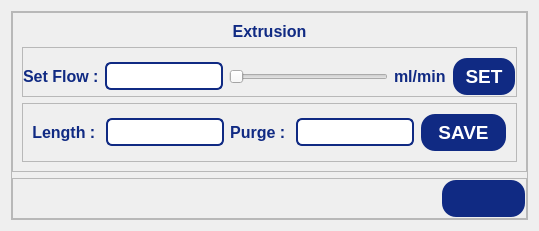
                         <widget class="QWidget" name="extrusionPpage">
                          <layout class="QHBoxLayout" name="horizontalLayout_42">
                           <item>
                            <widget class="QFrame" name="pressureFrame">
                             <property name="frameShape">
                              <enum>QFrame::Shape::StyledPanel</enum>
                             </property>
                             <property name="frameShadow">
                              <enum>QFrame::Shadow::Raised</enum>
                             </property>
                             <layout class="QVBoxLayout" name="verticalLayout_60">
                              <property name="leftMargin">
                               <number>0</number>
                              </property>
                              <property name="topMargin">
                               <number>0</number>
                              </property>
                              <property name="rightMargin">
                               <number>0</number>
                              </property>
                              <property name="bottomMargin">
                               <number>0</number>
                              </property>
                              <item>
                               <widget class="QFrame" name="printheadFrame_4">
                                <property name="frameShape">
                                 <enum>QFrame::Shape::StyledPanel</enum>
                                </property>
                                <property name="frameShadow">
                                 <enum>QFrame::Shadow::Raised</enum>
                                </property>
                                <layout class="QVBoxLayout" name="verticalLayout_61">
                                 <item>
                                  <widget class="QLabel" name="label_38">
                                   <property name="minimumSize">
                                    <size>
                                     <width>0</width>
                                     <height>15</height>
                                    </size>
                                   </property>
                                   <property name="font">
                                    <font>
                                     <pointsize>12</pointsize>
                                     <bold>true</bold>
                                    </font>
                                   </property>
                                   <property name="styleSheet">
                                    <string notr="true">QLabel {
    color: rgb(16, 42, 131);
}</string>
                                   </property>
                                   <property name="text">
                                    <string>Extrusion</string>
                                   </property>
                                   <property name="alignment">
                                    <set>Qt::AlignmentFlag::AlignCenter</set>
                                   </property>
                                  </widget>
                                 </item>
                                 <item>
                                  <widget class="QFrame" name="frame_27">
                                   <property name="sizePolicy">
                                    <sizepolicy hsizetype="Expanding" vsizetype="Expanding">
                                     <horstretch>0</horstretch>
                                     <verstretch>0</verstretch>
                                    </sizepolicy>
                                   </property>
                                   <property name="minimumSize">
                                    <size>
                                     <width>0</width>
                                     <height>35</height>
                                    </size>
                                   </property>
                                   <property name="frameShape">
                                    <enum>QFrame::Shape::StyledPanel</enum>
                                   </property>
                                   <property name="frameShadow">
                                    <enum>QFrame::Shadow::Raised</enum>
                                   </property>
                                   <layout class="QHBoxLayout" name="horizontalLayout_62" stretch="1,0,5,0,2">
                                    <property name="leftMargin">
                                     <number>0</number>
                                    </property>
                                    <property name="rightMargin">
                                     <number>0</number>
                                    </property>
                                    <property name="bottomMargin">
                                     <number>0</number>
                                    </property>
                                    <item>
                                     <widget class="QLabel" name="label_40">
                                      <property name="font">
                                       <font>
                                        <pointsize>12</pointsize>
                                        <bold>true</bold>
                                       </font>
                                      </property>
                                      <property name="styleSheet">
                                       <string notr="true">QLabel {
    color: rgb(16, 42, 131);
}</string>
                                      </property>
                                      <property name="text">
                                       <string>Set Flow :</string>
                                      </property>
                                     </widget>
                                    </item>
                                    <item>
                                     <widget class="QLineEdit" name="prsetLineEdit">
                                      <property name="styleSheet">
                                       <string notr="true">QLineEdit {
    border: 2px solid #102a83;
    border-radius: 6px;       /* Optional: for rounded corners */
    padding: 4px;             /* Optional: inner spacing */
    color: #102a83;           /* Text color inside the line edit */
}
</string>
                                      </property>
                                     </widget>
                                    </item>
                                    <item>
                                     <widget class="QSlider" name="preHorizontalSlider">
                                      <property name="orientation">
                                       <enum>Qt::Orientation::Horizontal</enum>
                                      </property>
                                     </widget>
                                    </item>
                                    <item>
                                     <widget class="QLabel" name="label_43">
                                      <property name="font">
                                       <font>
                                        <pointsize>12</pointsize>
                                        <bold>true</bold>
                                       </font>
                                      </property>
                                      <property name="styleSheet">
                                       <string notr="true">QLabel {
    color: rgb(16, 42, 131);
}</string>
                                      </property>
                                      <property name="text">
                                       <string>ml/min</string>
                                      </property>
                                     </widget>
                                    </item>
                                    <item>
                                     <widget class="QPushButton" name="prsetPushButton">
                                      <property name="enabled">
                                       <bool>true</bool>
                                      </property>
                                      <property name="sizePolicy">
                                       <sizepolicy hsizetype="Expanding" vsizetype="Expanding">
                                        <horstretch>0</horstretch>
                                        <verstretch>0</verstretch>
                                       </sizepolicy>
                                      </property>
                                      <property name="maximumSize">
                                       <size>
                                        <width>100</width>
                                        <height>50</height>
                                       </size>
                                      </property>
                                      <property name="font">
                                       <font>
                                        <pointsize>14</pointsize>
                                        <bold>true</bold>
                                       </font>
                                      </property>
                                      <property name="styleSheet">
                                       <string notr="true">QPushButton {
	color: rgb(255, 255, 255);	
	background-color: rgb(16, 42, 131);
	border-color: transparent;
	border-style: outset;
	border-radius: 15px;
	border-width: 2px;
	padding: 6px;
}

QPushButton:hover {
	color: rgb(16, 42, 131);
	background-color: rgb(167, 198, 229);
	border-color: rgb(16, 42, 131);
}

QPushButton:disabled {
	background-color: rgb(172, 172, 172);
}</string>
                                      </property>
                                      <property name="text">
                                       <string>SET</string>
                                      </property>
                                     </widget>
                                    </item>
                                   </layout>
                                  </widget>
                                 </item>
                                 <item>
                                  <widget class="QFrame" name="frame_11">
                                   <property name="frameShape">
                                    <enum>QFrame::Shape::StyledPanel</enum>
                                   </property>
                                   <property name="frameShadow">
                                    <enum>QFrame::Shadow::Raised</enum>
                                   </property>
                                   <layout class="QHBoxLayout" name="horizontalLayout_52">
                                    <item>
                                     <widget class="QLabel" name="label_39">
                                      <property name="minimumSize">
                                       <size>
                                        <width>0</width>
                                        <height>15</height>
                                       </size>
                                      </property>
                                      <property name="font">
                                       <font>
                                        <pointsize>12</pointsize>
                                        <bold>true</bold>
                                       </font>
                                      </property>
                                      <property name="styleSheet">
                                       <string notr="true">QLabel {
    color: rgb(16, 42, 131);
}</string>
                                      </property>
                                      <property name="text">
                                       <string>Length : </string>
                                      </property>
                                      <property name="alignment">
                                       <set>Qt::AlignmentFlag::AlignCenter</set>
                                      </property>
                                     </widget>
                                    </item>
                                    <item>
                                     <widget class="QLineEdit" name="extlenghtLineEdit">
                                      <property name="styleSheet">
                                       <string notr="true">QLineEdit {
    border: 2px solid #102a83;
    border-radius: 6px;       /* Optional: for rounded corners */
    padding: 4px;             /* Optional: inner spacing */
    color: #102a83;           /* Text color inside the line edit */
}
</string>
                                      </property>
                                     </widget>
                                    </item>
                                    <item>
                                     <widget class="QLabel" name="label_42">
                                      <property name="minimumSize">
                                       <size>
                                        <width>0</width>
                                        <height>15</height>
                                       </size>
                                      </property>
                                      <property name="font">
                                       <font>
                                        <pointsize>12</pointsize>
                                        <bold>true</bold>
                                       </font>
                                      </property>
                                      <property name="styleSheet">
                                       <string notr="true">QLabel {
    color: rgb(16, 42, 131);
}</string>
                                      </property>
                                      <property name="text">
                                       <string>Purge : </string>
                                      </property>
                                      <property name="alignment">
                                       <set>Qt::AlignmentFlag::AlignCenter</set>
                                      </property>
                                     </widget>
                                    </item>
                                    <item>
                                     <widget class="QLineEdit" name="extpurgeLineEdit">
                                      <property name="styleSheet">
                                       <string notr="true">QLineEdit {
    border: 2px solid #102a83;
    border-radius: 6px;       /* Optional: for rounded corners */
    padding: 4px;             /* Optional: inner spacing */
    color: #102a83;           /* Text color inside the line edit */
}
</string>
                                      </property>
                                     </widget>
                                    </item>
                                    <item>
                                     <widget class="QPushButton" name="extsavePushButton">
                                      <property name="enabled">
                                       <bool>true</bool>
                                      </property>
                                      <property name="sizePolicy">
                                       <sizepolicy hsizetype="Expanding" vsizetype="Expanding">
                                        <horstretch>0</horstretch>
                                        <verstretch>0</verstretch>
                                       </sizepolicy>
                                      </property>
                                      <property name="maximumSize">
                                       <size>
                                        <width>100</width>
                                        <height>50</height>
                                       </size>
                                      </property>
                                      <property name="font">
                                       <font>
                                        <pointsize>14</pointsize>
                                        <bold>true</bold>
                                       </font>
                                      </property>
                                      <property name="styleSheet">
                                       <string notr="true">QPushButton {
	color: rgb(255, 255, 255);	
	background-color: rgb(16, 42, 131);
	border-color: transparent;
	border-style: outset;
	border-radius: 15px;
	border-width: 2px;
	padding: 6px;
}

QPushButton:hover {
	color: rgb(16, 42, 131);
	background-color: rgb(167, 198, 229);
	border-color: rgb(16, 42, 131);
}

QPushButton:disabled {
	background-color: rgb(172, 172, 172);
}</string>
                                      </property>
                                      <property name="text">
                                       <string>SAVE</string>
                                      </property>
                                     </widget>
                                    </item>
                                   </layout>
                                  </widget>
                                 </item>
                                </layout>
                               </widget>
                              </item>
                              <item>
                               <widget class="QFrame" name="frame_28">
                                <property name="frameShape">
                                 <enum>QFrame::Shape::StyledPanel</enum>
                                </property>
                                <property name="frameShadow">
                                 <enum>QFrame::Shadow::Raised</enum>
                                </property>
                                <layout class="QHBoxLayout" name="horizontalLayout_63" stretch="5,1">
                                 <property name="leftMargin">
                                  <number>0</number>
                                 </property>
                                 <property name="topMargin">
                                  <number>0</number>
                                 </property>
                                 <property name="rightMargin">
                                  <number>0</number>
                                 </property>
                                 <property name="bottomMargin">
                                  <number>0</number>
                                 </property>
                                 <item>
                                  <spacer name="horizontalSpacer_18">
                                   <property name="orientation">
                                    <enum>Qt::Orientation::Horizontal</enum>
                                   </property>
                                   <property name="sizeHint" stdset="0">
                                    <size>
                                     <width>446</width>
                                     <height>20</height>
                                    </size>
                                   </property>
                                  </spacer>
                                 </item>
                                 <item>
                                  <widget class="QPushButton" name="parabkprPushButton">
                                   <property name="font">
                                    <font>
                                     <pointsize>14</pointsize>
                                     <bold>true</bold>
                                    </font>
                                   </property>
                                   <property name="styleSheet">
                                    <string notr="true">QPushButton {
	color: rgb(255, 255, 255);	
	background-color: rgb(16, 42, 131);
	border-color: transparent;
	border-style: outset;
	border-radius: 15px;
	border-width: 2px;
	padding: 6px;
}

QPushButton:hover {
	color: rgb(16, 42, 131);
	background-color: rgb(167, 198, 229);
	border-color: rgb(16, 42, 131);
}

QPushButton:disabled {
	background-color: rgb(172, 172, 172);
}</string>
                                   </property>
                                   <property name="text">
                                    <string/>
                                   </property>
                                   <property name="icon">
                                    <iconset resource="resources.qrc">
                                     <normaloff>:/icons/icons/arrow-left.svg</normaloff>:/icons/icons/arrow-left.svg</iconset>
                                   </property>
                                   <property name="iconSize">
                                    <size>
                                     <width>24</width>
                                     <height>24</height>
                                    </size>
                                   </property>
                                  </widget>
                                 </item>
                                </layout>
                               </widget>
                              </item>
                             </layout>
                            </widget>
                           </item>
                          </layout>
                         </widget>
